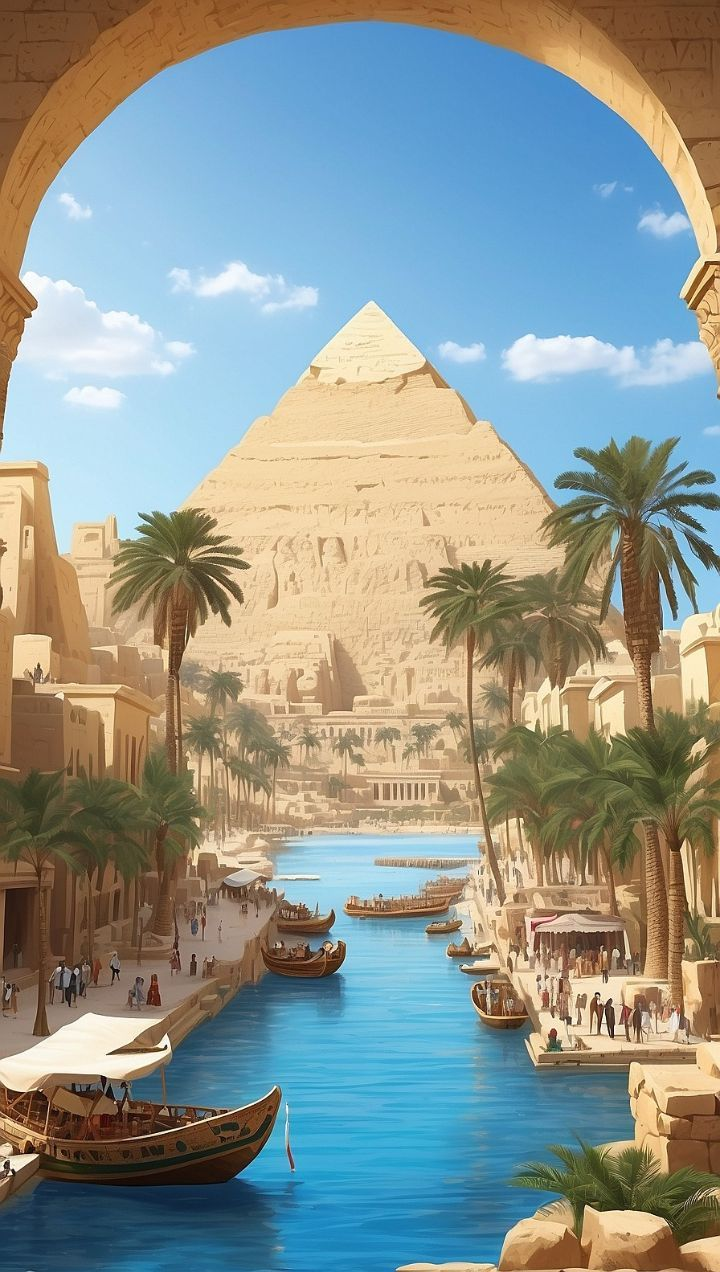
#> input picture LabWork/lab1/Code/images/home.jpg, 720 x 1272 px
$ python ConvertImage.py
#> lines starting #> are read from the running program, lines starting #| are printed output that depends on the picture; after the words box and inside, x2 and y2 are one past the last pixel; in counts of white or black regions, pixels touching at a corner belong together
import cv2 as c
import numpy as np

img=c.imread("images/home.jpg")
#> img is the input picture: shape (1272, 720, 3); mean B, G, R 144.2, 150.8, 143.1
#convert the image to Gray-scale
grayimg=c.cvtColor(img,c.COLOR_BGR2GRAY)
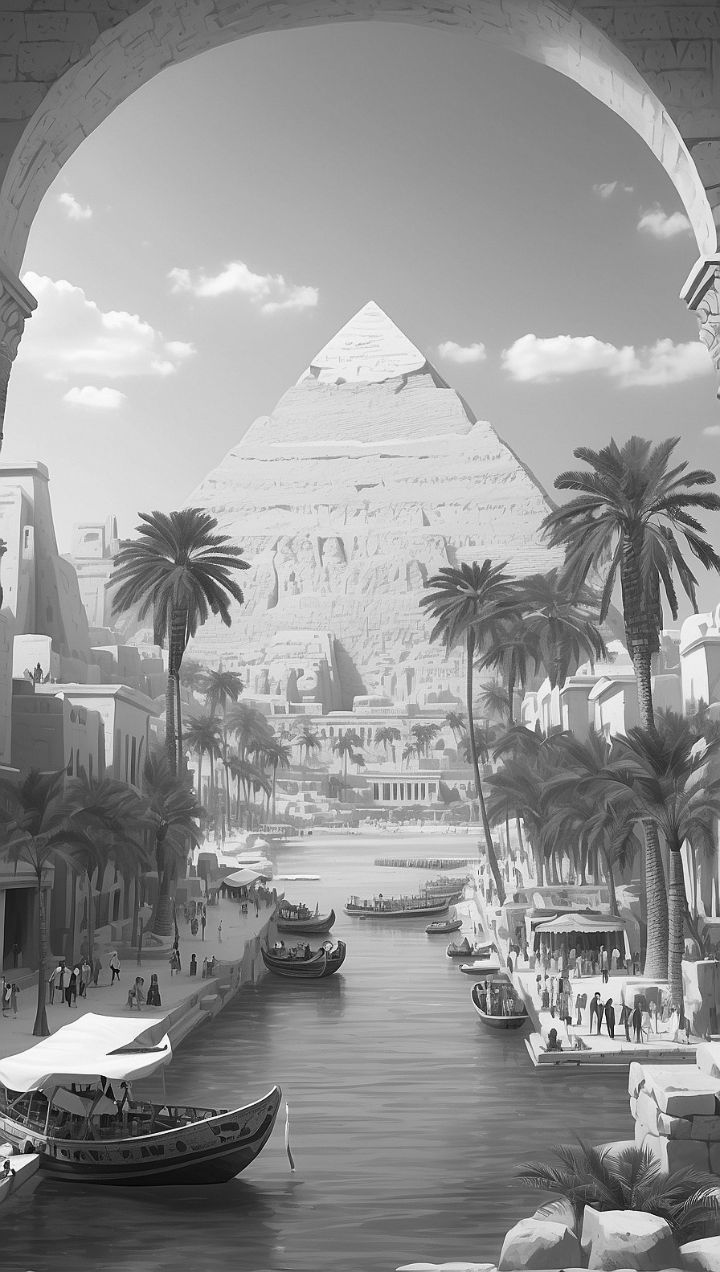
#> grayimg: shape (1272, 720); min 1, max 255, mean 147.8
#convert the image to binary image by using threshold
ret, binaryimg=c.threshold(grayimg, 120, 255, c. THRESH_BINARY)
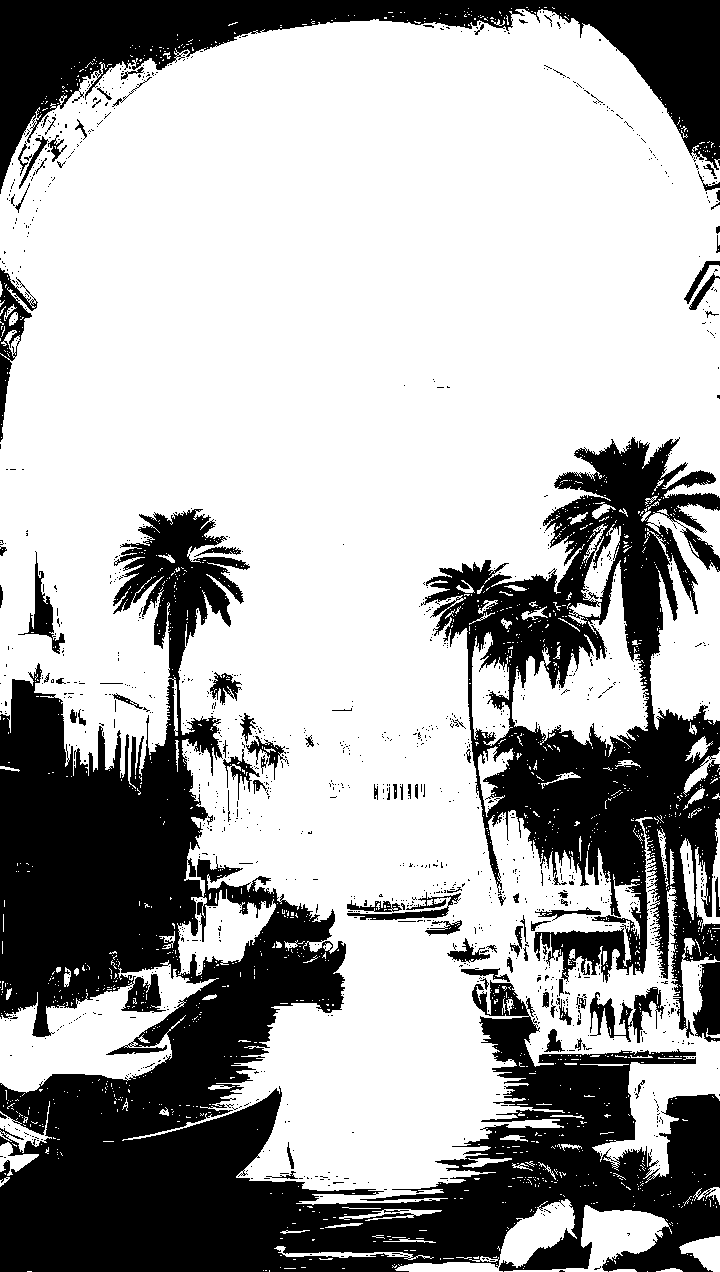
#> binaryimg: shape (1272, 720); 66.6% white; 1298 black regions (1208 under 20 px), largest, box (x1, y1, x2, y2) and area: (0, 509, 720, 1272) 181901, (421, 437, 720, 1038) 66189, (0, 0, 720, 194) 39940
#convert the image to binary image by using threshold
bwimg=np.zeros_like(grayimg)
bwimg[grayimg>140]=255 #threshold is 140
c.imshow("color image", img)
c.imwrite('./images/binary.jpg',binaryimg)
c.imshow("Gray-scale", grayimg)
c.imshow("binary image", binaryimg)
c.imshow("binary image2", bwimg)
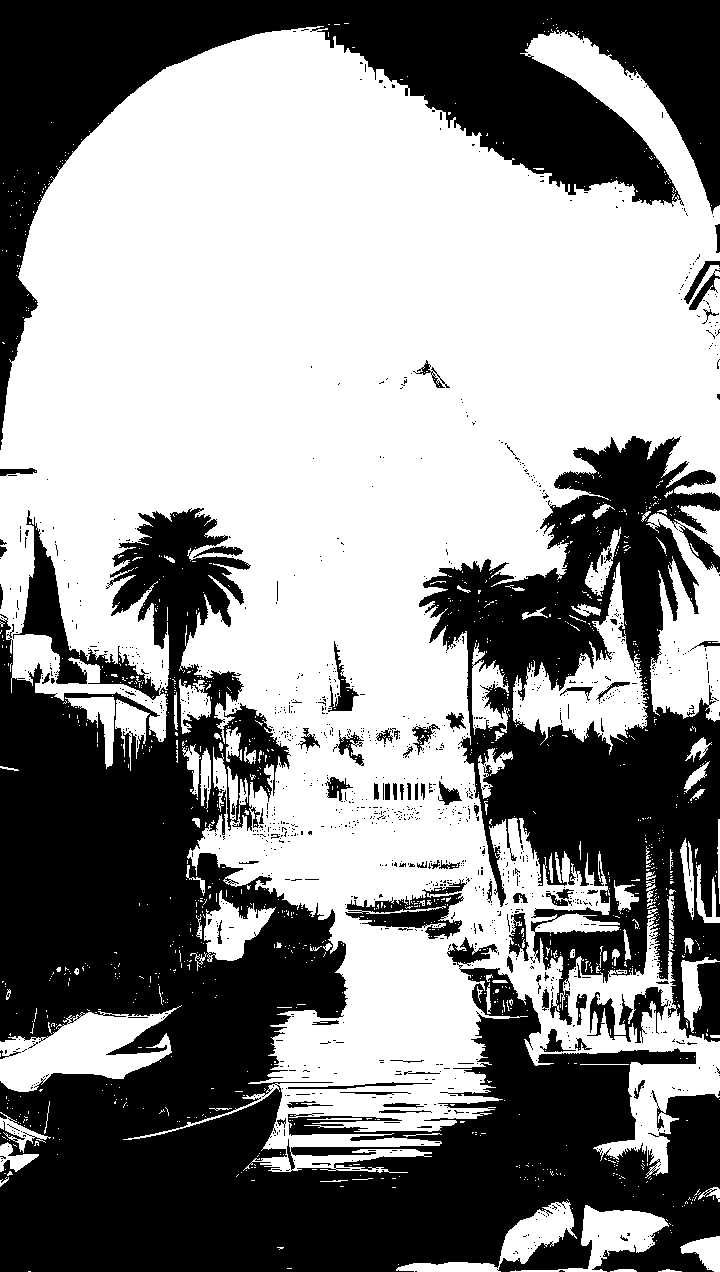
#> window 'binary image2': shape (1272, 720); 55.3% white; 1249 black regions (1171 under 20 px), largest, box (x1, y1, x2, y2) and area: (0, 508, 720, 1272) 228204, (0, 0, 720, 450) 84312, (419, 436, 720, 1042) 81372
c.waitKey(0)
c.destroyAllWindows()
